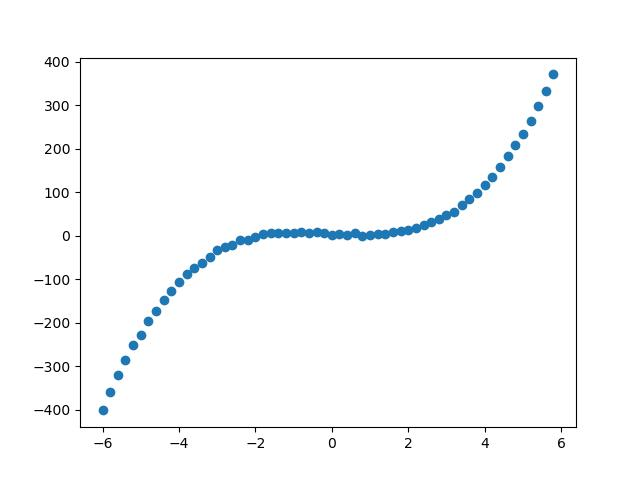

This figure's Python source:
import numpy as np
import matplotlib.pyplot as plt
x = np.arange(-6, 6, 0.2)

y = 2 * (x**3) - 4 * x + 6 
noise = np.random.uniform(-3,3,len(x))
y += noise
print(x)
print(y)
plt.scatter(x,y)
plt.savefig('data.jpg')
f = open('test1.txt', 'w')
for i in range(len(x)):
    print(f'{x[i]},{y[i]}', file=f)